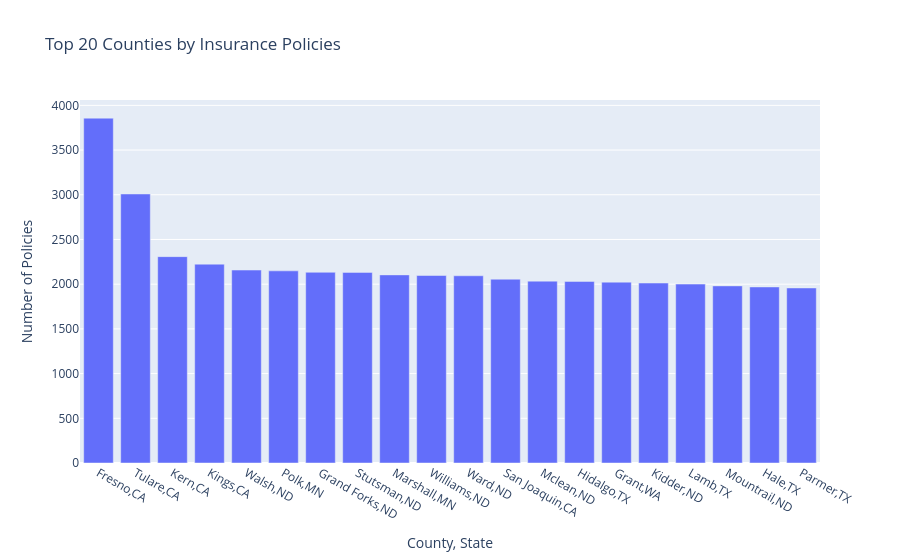

Notebook cell for this chart:
### Code cell
## Plotting the top 20 counties with the highest number of insurance policies
top_20_counties = insurance_data["county_state"].value_counts().sort("count", descending=True).head(20)
fig = px.bar(top_20_counties.to_pandas(), x="county_state", y="count", title="Top 20 Counties by Insurance Policies",
             labels={"county_state": "County, State", "count": "Number of Policies"})
fig.show()

### Figure 1 — Plotly figure (JSON) as saved in the notebook; plotly's stock layout.template omitted (floating-point values rounded to 4 significant figures)
{"data": [{"hovertemplate": "County, State=%{x}<br>Number of Policies=%{y}<extra></extra>", "legendgroup": "", "marker": {"color": "#636efa", "pattern": {"shape": ""}}, "name": "", "orientation": "v", "showlegend": false, "textposition": "auto", "type": "bar", "x": ["Fresno,CA", "Tulare,CA", "Kern,CA", "Kings,CA", "Walsh,ND", "Polk,MN", "Grand Forks,ND", "Stutsman,ND", "Marshall,MN", "Williams,ND", "Ward,ND", "San Joaquin,CA", "Mclean,ND", "Hidalgo,TX", "Grant,WA", "Kidder,ND", "Lamb,TX", "Mountrail,ND", "Hale,TX", "Parmer,TX"], "xaxis": "x", "y": [3857, 3009, 2308, 2224, 2158, 2149, 2133, 2132, 2104, 2097, 2094, 2056, 2034, 2031, 2023, 2013, 2001, 1981, 1969, 1958], "yaxis": "y"}], "layout": {"barmode": "relative", "legend": {"tracegroupgap": 0}, "title": {"text": "Top 20 Counties by Insurance Policies"}, "xaxis": {"anchor": "y", "domain": [0, 1], "title": {"text": "County, State"}}, "yaxis": {"anchor": "x", "domain": [0, 1], "title": {"text": "Number of Policies"}}}}
